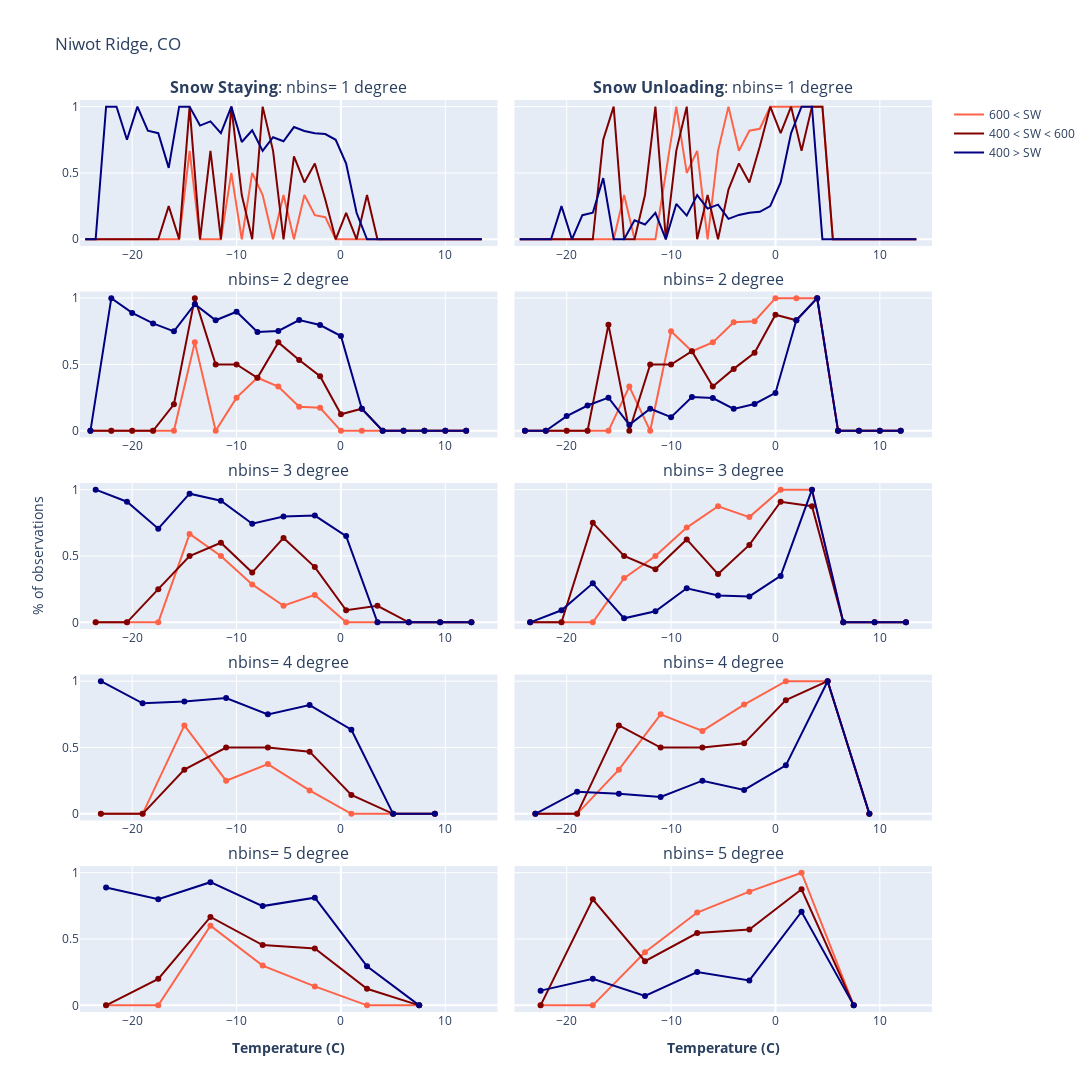

The cell this chart's notebook holds for it:
### Markdown cell above
# Archive Stacked Return Plots

### Code cell
fig = make_subplots(rows=5, cols=2, shared_xaxes=False, shared_yaxes=True, 
                    vertical_spacing=0.05, horizontal_spacing=0.02,
                    subplot_titles=("<b>Snow Staying</b>: nbins= 1 degree", "<b>Snow Unloading</b>: nbins= 1 degree",
                                    'nbins= 2 degree','nbins= 2 degree',
                                    'nbins= 3 degree','nbins= 3 degree',
                                    'nbins= 4 degree','nbins= 4 degree',
                                    'nbins= 5 degree','nbins= 5 degree'))

color1='tomato';color2='maroon';color3='navy'

# temp 1 degree bins
# row 1, column 1: stay
fig.add_trace(go.Scatter(x = dfSW600_temp1_returndf['stay_center'], line_color=color1, y = dfSW600_temp1_returndf['stay_percent'], name='600 < SW'),row=1, col=1)
fig.add_trace(go.Scatter(x = dfSW460_temp1_returndf['stay_center'], line_color=color2, y = dfSW460_temp1_returndf['stay_percent'], name='400 < SW < 600'),row=1, col=1)
fig.add_trace(go.Scatter(x = dfSW400_temp1_returndf['stay_center'], line_color=color3, y = dfSW400_temp1_returndf['stay_percent'], name='400 > SW'),row=1, col=1)

# row 1, column 2: unload
fig.add_trace(go.Scatter(x = dfSW600_temp1_returndf['unload_center'], line_color=color1, y = dfSW600_temp1_returndf['unload_percent'], showlegend=False),row=1, col=2)
fig.add_trace(go.Scatter(x = dfSW460_temp1_returndf['unload_center'], line_color=color2, y = dfSW460_temp1_returndf['unload_percent'], showlegend=False),row=1, col=2)
fig.add_trace(go.Scatter(x = dfSW400_temp1_returndf['unload_center'], line_color=color3, y = dfSW400_temp1_returndf['unload_percent'], showlegend=False),row=1, col=2)

# temp 2 degree bins
# row 2, column 1: stay
fig.add_trace(go.Scatter(x = dfSW600_temp2_returndf['stay_center'], line_color=color1, y = dfSW600_temp2_returndf['stay_percent'], showlegend=False),row=2, col=1)
fig.add_trace(go.Scatter(x = dfSW460_temp2_returndf['stay_center'], line_color=color2, y = dfSW460_temp2_returndf['stay_percent'], showlegend=False),row=2, col=1)
fig.add_trace(go.Scatter(x = dfSW400_temp2_returndf['stay_center'], line_color=color3, y = dfSW400_temp2_returndf['stay_percent'], showlegend=False),row=2, col=1)

# row 2, column 2: unload
fig.add_trace(go.Scatter(x = dfSW600_temp2_returndf['unload_center'], line_color=color1, y = dfSW600_temp2_returndf['unload_percent'], showlegend=False),row=2, col=2)
fig.add_trace(go.Scatter(x = dfSW460_temp2_returndf['unload_center'], line_color=color2, y = dfSW460_temp2_returndf['unload_percent'], showlegend=False),row=2, col=2)
fig.add_trace(go.Scatter(x = dfSW400_temp2_returndf['unload_center'], line_color=color3, y = dfSW400_temp2_returndf['unload_percent'], showlegend=False),row=2, col=2)

# temp 3 degree bins
# row 3, column 1: stay
fig.add_trace(go.Scatter(x = dfSW600_temp3_returndf['stay_center'], line_color=color1, y = dfSW600_temp3_returndf['stay_percent'], showlegend=False),row=3, col=1)
fig.add_trace(go.Scatter(x = dfSW460_temp3_returndf['stay_center'], line_color=color2, y = dfSW460_temp3_returndf['stay_percent'], showlegend=False),row=3, col=1)
fig.add_trace(go.Scatter(x = dfSW400_temp3_returndf['stay_center'], line_color=color3, y = dfSW400_temp3_returndf['stay_percent'], showlegend=False),row=3, col=1)

# row 3, column 2: unload
fig.add_trace(go.Scatter(x = dfSW600_temp3_returndf['unload_center'], line_color=color1, y = dfSW600_temp3_returndf['unload_percent'], showlegend=False),row=3, col=2)
fig.add_trace(go.Scatter(x = dfSW460_temp3_returndf['unload_center'], line_color=color2, y = dfSW460_temp3_returndf['unload_percent'], showlegend=False),row=3, col=2)
fig.add_trace(go.Scatter(x = dfSW400_temp3_returndf['unload_center'], line_color=color3, y = dfSW400_temp3_returndf['unload_percent'], showlegend=False),row=3, col=2)

# temp 4 degree bins
# row 4, column 1: stay
fig.add_trace(go.Scatter(x = dfSW600_temp4_returndf['stay_center'], line_color=color1, y = dfSW600_temp4_returndf['stay_percent'], showlegend=False),row=4, col=1)
fig.add_trace(go.Scatter(x = dfSW460_temp4_returndf['stay_center'], line_color=color2, y = dfSW460_temp4_returndf['stay_percent'], showlegend=False),row=4, col=1)
fig.add_trace(go.Scatter(x = dfSW400_temp4_returndf['stay_center'], line_color=color3, y = dfSW400_temp4_returndf['stay_percent'], showlegend=False),row=4, col=1)

# row 4, column 2: unload
fig.add_trace(go.Scatter(x = dfSW600_temp4_returndf['unload_center'], line_color=color1, y = dfSW600_temp4_returndf['unload_percent'], showlegend=False),row=4, col=2)
fig.add_trace(go.Scatter(x = dfSW460_temp4_returndf['unload_center'], line_color=color2, y = dfSW460_temp4_returndf['unload_percent'], showlegend=False),row=4, col=2)
fig.add_trace(go.Scatter(x = dfSW400_temp4_returndf['unload_center'], line_color=color3, y = dfSW400_temp4_returndf['unload_percent'], showlegend=False),row=4, col=2)

# temp 5 degree bins
# row 5, column 1: stay
fig.add_trace(go.Scatter(x = dfSW600_temp5_returndf['stay_center'], line_color=color1, y = dfSW600_temp5_returndf['stay_percent'], showlegend=False),row=5, col=1)
fig.add_trace(go.Scatter(x = dfSW460_temp5_returndf['stay_center'], line_color=color2, y = dfSW460_temp5_returndf['stay_percent'], showlegend=False),row=5, col=1)
fig.add_trace(go.Scatter(x = dfSW400_temp5_returndf['stay_center'], line_color=color3, y = dfSW400_temp5_returndf['stay_percent'], showlegend=False),row=5, col=1)

# row 5, column 2: unload
fig.add_trace(go.Scatter(x = dfSW600_temp5_returndf['unload_center'], line_color=color1, y = dfSW600_temp5_returndf['unload_percent'], showlegend=False),row=5, col=2)
fig.add_trace(go.Scatter(x = dfSW460_temp5_returndf['unload_center'], line_color=color2, y = dfSW460_temp5_returndf['unload_percent'], showlegend=False),row=5, col=2)
fig.add_trace(go.Scatter(x = dfSW400_temp5_returndf['unload_center'], line_color=color3, y = dfSW400_temp5_returndf['unload_percent'], showlegend=False),row=5, col=2)


# axes 
fig.update_xaxes(title_text='',  range=[-25,15],row=1)
fig.update_xaxes(title_text='',  range=[-25,15],row=2)
fig.update_xaxes(title_text='',  range=[-25,15],row=3)
fig.update_xaxes(title_text='',  range=[-25,15],row=4)
fig.update_xaxes(title_text='<b>Temperature (C)</b>',  range=[-25,15],row=5)

# fig.update_xaxes(title_text='Wind Speed (m/s)', range=[0,15],  row=2)

fig.update_yaxes(title_text='', range=[-0.05,1.05], row=1, col=1)
fig.update_yaxes(title_text='% of observations', range=[-0.05,1.05], row=3, col=1)
fig.update_yaxes(title_text='', range=[-0.05,1.05], row=2, col=1)
fig.update_yaxes(title_text='', range=[-0.05,1.05], row=4, col=1)
fig.update_yaxes(title_text='', range=[-0.05,1.05], row=5, col=1)


fig.update_layout(height=1200, width=1200, title_text="Niwot Ridge, CO")
fig.show()

### Figure 1 — Plotly figure (JSON) as saved in the notebook; plotly's stock layout.template omitted (floating-point values rounded to 4 significant figures)
{"data": [{"line": {"color": "tomato"}, "name": "600 < SW", "type": "scatter", "x": [-24.5, -23.5, -22.5, -21.5, -20.5, -19.5, -18.5, -17.5, -16.5, -15.5, -14.5, -13.5, -12.5, -11.5, -10.5, -9.5, -8.5, -7.5, -6.5, -5.5, -4.5, -3.5, -2.5, -1.5, -0.5, 0.5, 1.5, 2.5, 3.5, 4.5, 5.5, 6.5, 7.5, 8.5, 9.5, 10.5, 11.5, 12.5, 13.5], "xaxis": "x", "y": [0, 0, 0, 0, 0, 0, 0, 0, 0, 0, 0.6667, 0, 0, 0, 0.5, 0, 0.5, 0.3333, 0, 0.3333, 0, 0.3333, 0.1818, 0.1667, 0, 0, 0, 0, 0, 0, 0, 0, 0, 0, 0, 0, 0, 0, 0], "yaxis": "y"}, {"line": {"color": "maroon"}, "name": "400 < SW < 600", "type": "scatter", "x": [-24.5, -23.5, -22.5, -21.5, -20.5, -19.5, -18.5, -17.5, -16.5, -15.5, -14.5, -13.5, -12.5, -11.5, -10.5, -9.5, -8.5, -7.5, -6.5, -5.5, -4.5, -3.5, -2.5, -1.5, -0.5, 0.5, 1.5, 2.5, 3.5, 4.5, 5.5, 6.5, 7.5, 8.5, 9.5, 10.5, 11.5, 12.5, 13.5], "xaxis": "x", "y": [0, 0, 0, 0, 0, 0, 0, 0, 0.25, 0, 1, 0, 0.6667, 0, 1, 0.3333, 0, 1, 0.6667, 0, 0.625, 0.4286, 0.5714, 0.3, 0, 0.2, 0, 0.3333, 0, 0, 0, 0, 0, 0, 0, 0, 0, 0, 0], "yaxis": "y"}, {"line": {"color": "navy"}, "name": "400 > SW", "type": "scatter", "x": [-24.5, -23.5, -22.5, -21.5, -20.5, -19.5, -18.5, -17.5, -16.5, -15.5, -14.5, -13.5, -12.5, -11.5, -10.5, -9.5, -8.5, -7.5, -6.5, -5.5, -4.5, -3.5, -2.5, -1.5, -0.5, 0.5, 1.5, 2.5, 3.5, 4.5, 5.5, 6.5, 7.5, 8.5, 9.5, 10.5, 11.5, 12.5, 13.5], "xaxis": "x", "y": [0, 0, 1, 1, 0.75, 1, 0.8182, 0.8, 0.5385, 1, 1, 0.8571, 0.8889, 0.8, 1, 0.7333, 0.8214, 0.6667, 0.7692, 0.7391, 0.8462, 0.8163, 0.8, 0.7931, 0.75, 0.5714, 0.2, 0, 0, 0, 0, 0, 0, 0, 0, 0, 0, 0, 0], "yaxis": "y"}, {"line": {"color": "tomato"}, "showlegend": false, "type": "scatter", "x": [-24.5, -23.5, -22.5, -21.5, -20.5, -19.5, -18.5, -17.5, -16.5, -15.5, -14.5, -13.5, -12.5, -11.5, -10.5, -9.5, -8.5, -7.5, -6.5, -5.5, -4.5, -3.5, -2.5, -1.5, -0.5, 0.5, 1.5, 2.5, 3.5, 4.5, 5.5, 6.5, 7.5, 8.5, 9.5, 10.5, 11.5, 12.5, 13.5], "xaxis": "x2", "y": [0, 0, 0, 0, 0, 0, 0, 0, 0, 0, 0.3333, 0, 0, 0, 0.5, 1, 0.5, 0.6667, 0, 0.6667, 1, 0.6667, 0.8182, 0.8333, 1, 1, 1, 1, 1, 1, 0, 0, 0, 0, 0, 0, 0, 0, 0], "yaxis": "y2"}, {"line": {"color": "maroon"}, "showlegend": false, "type": "scatter", "x": [-24.5, -23.5, -22.5, -21.5, -20.5, -19.5, -18.5, -17.5, -16.5, -15.5, -14.5, -13.5, -12.5, -11.5, -10.5, -9.5, -8.5, -7.5, -6.5, -5.5, -4.5, -3.5, -2.5, -1.5, -0.5, 0.5, 1.5, 2.5, 3.5, 4.5, 5.5, 6.5, 7.5, 8.5, 9.5, 10.5, 11.5, 12.5, 13.5], "xaxis": "x2", "y": [0, 0, 0, 0, 0, 0, 0, 0, 0.75, 1, 0, 0, 0.3333, 1, 0, 0.6667, 1, 0, 0.3333, 0, 0.375, 0.5714, 0.4286, 0.7, 1, 0.8, 1, 0.6667, 1, 1, 0, 0, 0, 0, 0, 0, 0, 0, 0], "yaxis": "y2"}, {"line": {"color": "navy"}, "showlegend": false, "type": "scatter", "x": [-24.5, -23.5, -22.5, -21.5, -20.5, -19.5, -18.5, -17.5, -16.5, -15.5, -14.5, -13.5, -12.5, -11.5, -10.5, -9.5, -8.5, -7.5, -6.5, -5.5, -4.5, -3.5, -2.5, -1.5, -0.5, 0.5, 1.5, 2.5, 3.5, 4.5, 5.5, 6.5, 7.5, 8.5, 9.5, 10.5, 11.5, 12.5, 13.5], "xaxis": "x2", "y": [0, 0, 0, 0, 0.25, 0, 0.1818, 0.2, 0.4615, 0, 0, 0.1429, 0.1111, 0.2, 0, 0.2667, 0.1786, 0.3333, 0.2308, 0.2609, 0.1538, 0.1837, 0.2, 0.2069, 0.25, 0.4286, 0.8, 1, 1, 0, 0, 0, 0, 0, 0, 0, 0, 0, 0], "yaxis": "y2"}, {"line": {"color": "tomato"}, "showlegend": false, "type": "scatter", "x": [-24, -22, -20, -18, -16, -14, -12, -10, -8, -6, -4, -2, 0, 2, 4, 6, 8, 10, 12], "xaxis": "x3", "y": [0, 0, 0, 0, 0, 0.6667, 0, 0.25, 0.4, 0.3333, 0.1818, 0.1739, 0, 0, 0, 0, 0, 0, 0], "yaxis": "y3"}, {"line": {"color": "maroon"}, "showlegend": false, "type": "scatter", "x": [-24, -22, -20, -18, -16, -14, -12, -10, -8, -6, -4, -2, 0, 2, 4, 6, 8, 10, 12], "xaxis": "x3", "y": [0, 0, 0, 0, 0.2, 1, 0.5, 0.5, 0.4, 0.6667, 0.5333, 0.4118, 0.125, 0.1667, 0, 0, 0, 0, 0], "yaxis": "y3"}, {"line": {"color": "navy"}, "showlegend": false, "type": "scatter", "x": [-24, -22, -20, -18, -16, -14, -12, -10, -8, -6, -4, -2, 0, 2, 4, 6, 8, 10, 12], "xaxis": "x3", "y": [0, 1, 0.8889, 0.8095, 0.75, 0.9545, 0.8333, 0.8974, 0.7455, 0.7529, 0.8346, 0.7976, 0.7143, 0.1667, 0, 0, 0, 0, 0], "yaxis": "y3"}, {"line": {"color": "tomato"}, "showlegend": false, "type": "scatter", "x": [-24, -22, -20, -18, -16, -14, -12, -10, -8, -6, -4, -2, 0, 2, 4, 6, 8, 10, 12], "xaxis": "x4", "y": [0, 0, 0, 0, 0, 0.3333, 0, 0.75, 0.6, 0.6667, 0.8182, 0.8261, 1, 1, 1, 0, 0, 0, 0], "yaxis": "y4"}, {"line": {"color": "maroon"}, "showlegend": false, "type": "scatter", "x": [-24, -22, -20, -18, -16, -14, -12, -10, -8, -6, -4, -2, 0, 2, 4, 6, 8, 10, 12], "xaxis": "x4", "y": [0, 0, 0, 0, 0.8, 0, 0.5, 0.5, 0.6, 0.3333, 0.4667, 0.5882, 0.875, 0.8333, 1, 0, 0, 0, 0], "yaxis": "y4"}, {"line": {"color": "navy"}, "showlegend": false, "type": "scatter", "x": [-24, -22, -20, -18, -16, -14, -12, -10, -8, -6, -4, -2, 0, 2, 4, 6, 8, 10, 12], "xaxis": "x4", "y": [0, 0, 0.1111, 0.1905, 0.25, 0.04545, 0.1667, 0.1026, 0.2545, 0.2471, 0.1654, 0.2024, 0.2857, 0.8333, 1, 0, 0, 0, 0], "yaxis": "y4"}, {"line": {"color": "tomato"}, "showlegend": false, "type": "scatter", "x": [-23.5, -20.5, -17.5, -14.5, -11.5, -8.5, -5.5, -2.5, 0.5, 3.5, 6.5, 9.5, 12.5], "xaxis": "x5", "y": [0, 0, 0, 0.6667, 0.5, 0.2857, 0.125, 0.2069, 0, 0, 0, 0, 0], "yaxis": "y5"}, {"line": {"color": "maroon"}, "showlegend": false, "type": "scatter", "x": [-23.5, -20.5, -17.5, -14.5, -11.5, -8.5, -5.5, -2.5, 0.5, 3.5, 6.5, 9.5, 12.5], "xaxis": "x5", "y": [0, 0, 0.25, 0.5, 0.6, 0.375, 0.6364, 0.4167, 0.09091, 0.125, 0, 0, 0], "yaxis": "y5"}, {"line": {"color": "navy"}, "showlegend": false, "type": "scatter", "x": [-23.5, -20.5, -17.5, -14.5, -11.5, -8.5, -5.5, -2.5, 0.5, 3.5, 6.5, 9.5, 12.5], "xaxis": "x5", "y": [1, 0.9091, 0.7059, 0.9697, 0.9167, 0.7429, 0.7975, 0.8045, 0.65, 0, 0, 0, 0], "yaxis": "y5"}, {"line": {"color": "tomato"}, "showlegend": false, "type": "scatter", "x": [-23.5, -20.5, -17.5, -14.5, -11.5, -8.5, -5.5, -2.5, 0.5, 3.5, 6.5, 9.5, 12.5], "xaxis": "x6", "y": [0, 0, 0, 0.3333, 0.5, 0.7143, 0.875, 0.7931, 1, 1, 0, 0, 0], "yaxis": "y6"}, {"line": {"color": "maroon"}, "showlegend": false, "type": "scatter", "x": [-23.5, -20.5, -17.5, -14.5, -11.5, -8.5, -5.5, -2.5, 0.5, 3.5, 6.5, 9.5, 12.5], "xaxis": "x6", "y": [0, 0, 0.75, 0.5, 0.4, 0.625, 0.3636, 0.5833, 0.9091, 0.875, 0, 0, 0], "yaxis": "y6"}, {"line": {"color": "navy"}, "showlegend": false, "type": "scatter", "x": [-23.5, -20.5, -17.5, -14.5, -11.5, -8.5, -5.5, -2.5, 0.5, 3.5, 6.5, 9.5, 12.5], "xaxis": "x6", "y": [0, 0.09091, 0.2941, 0.0303, 0.08333, 0.2571, 0.2025, 0.1955, 0.35, 1, 0, 0, 0], "yaxis": "y6"}, {"line": {"color": "tomato"}, "showlegend": false, "type": "scatter", "x": [-23, -19, -15, -11, -7, -3, 1, 5, 9], "xaxis": "x7", "y": [0, 0, 0.6667, 0.25, 0.375, 0.1765, 0, 0, 0], "yaxis": "y7"}, {"line": {"color": "maroon"}, "showlegend": false, "type": "scatter", "x": [-23, -19, -15, -11, -7, -3, 1, 5, 9], "xaxis": "x7", "y": [0, 0, 0.3333, 0.5, 0.5, 0.4688, 0.1429, 0, 0], "yaxis": "y7"}, {"line": {"color": "navy"}, "showlegend": false, "type": "scatter", "x": [-23, -19, -15, -11, -7, -3, 1, 5, 9], "xaxis": "x7", "y": [1, 0.8333, 0.8478, 0.873, 0.75, 0.8199, 0.6341, 0, 0], "yaxis": "y7"}, {"line": {"color": "tomato"}, "showlegend": false, "type": "scatter", "x": [-23, -19, -15, -11, -7, -3, 1, 5, 9], "xaxis": "x8", "y": [0, 0, 0.3333, 0.75, 0.625, 0.8235, 1, 1, 0], "yaxis": "y8"}, {"line": {"color": "maroon"}, "showlegend": false, "type": "scatter", "x": [-23, -19, -15, -11, -7, -3, 1, 5, 9], "xaxis": "x8", "y": [0, 0, 0.6667, 0.5, 0.5, 0.5312, 0.8571, 1, 0], "yaxis": "y8"}, {"line": {"color": "navy"}, "showlegend": false, "type": "scatter", "x": [-23, -19, -15, -11, -7, -3, 1, 5, 9], "xaxis": "x8", "y": [0, 0.1667, 0.1522, 0.127, 0.25, 0.1801, 0.3659, 1, 0], "yaxis": "y8"}, {"line": {"color": "tomato"}, "showlegend": false, "type": "scatter", "x": [-22.5, -17.5, -12.5, -7.5, -2.5, 2.5, 7.5], "xaxis": "x9", "y": [0, 0, 0.6, 0.3, 0.1429, 0, 0], "yaxis": "y9"}, {"line": {"color": "maroon"}, "showlegend": false, "type": "scatter", "x": [-22.5, -17.5, -12.5, -7.5, -2.5, 2.5, 7.5], "xaxis": "x9", "y": [0, 0.2, 0.6667, 0.4545, 0.4286, 0.125, 0], "yaxis": "y9"}, {"line": {"color": "navy"}, "showlegend": false, "type": "scatter", "x": [-22.5, -17.5, -12.5, -7.5, -2.5, 2.5, 7.5], "xaxis": "x9", "y": [0.8889, 0.8, 0.9286, 0.7484, 0.8117, 0.2941, 0], "yaxis": "y9"}, {"line": {"color": "tomato"}, "showlegend": false, "type": "scatter", "x": [-22.5, -17.5, -12.5, -7.5, -2.5, 2.5, 7.5], "xaxis": "x10", "y": [0, 0, 0.4, 0.7, 0.8571, 1, 0], "yaxis": "y10"}, {"line": {"color": "maroon"}, "showlegend": false, "type": "scatter", "x": [-22.5, -17.5, -12.5, -7.5, -2.5, 2.5, 7.5], "xaxis": "x10", "y": [0, 0.8, 0.3333, 0.5455, 0.5714, 0.875, 0], "yaxis": "y10"}, {"line": {"color": "navy"}, "showlegend": false, "type": "scatter", "x": [-22.5, -17.5, -12.5, -7.5, -2.5, 2.5, 7.5], "xaxis": "x10", "y": [0.1111, 0.2, 0.07143, 0.2516, 0.1883, 0.7059, 0], "yaxis": "y10"}], "layout": {"annotations": [{"font": {"size": 16}, "showarrow": false, "text": "<b>Snow Staying</b>: nbins= 1 degree", "x": 0.245, "xanchor": "center", "xref": "paper", "y": 1, "yanchor": "bottom", "yref": "paper"}, {"font": {"size": 16}, "showarrow": false, "text": "<b>Snow Unloading</b>: nbins= 1 degree", "x": 0.755, "xanchor": "center", "xref": "paper", "y": 1, "yanchor": "bottom", "yref": "paper"}, {"font": {"size": 16}, "showarrow": false, "text": "nbins= 2 degree", "x": 0.245, "xanchor": "center", "xref": "paper", "y": 0.79, "yanchor": "bottom", "yref": "paper"}, {"font": {"size": 16}, "showarrow": false, "text": "nbins= 2 degree", "x": 0.755, "xanchor": "center", "xref": "paper", "y": 0.79, "yanchor": "bottom", "yref": "paper"}, {"font": {"size": 16}, "showarrow": false, "text": "nbins= 3 degree", "x": 0.245, "xanchor": "center", "xref": "paper", "y": 0.58, "yanchor": "bottom", "yref": "paper"}, {"font": {"size": 16}, "showarrow": false, "text": "nbins= 3 degree", "x": 0.755, "xanchor": "center", "xref": "paper", "y": 0.58, "yanchor": "bottom", "yref": "paper"}, {"font": {"size": 16}, "showarrow": false, "text": "nbins= 4 degree", "x": 0.245, "xanchor": "center", "xref": "paper", "y": 0.37, "yanchor": "bottom", "yref": "paper"}, {"font": {"size": 16}, "showarrow": false, "text": "nbins= 4 degree", "x": 0.755, "xanchor": "center", "xref": "paper", "y": 0.37, "yanchor": "bottom", "yref": "paper"}, {"font": {"size": 16}, "showarrow": false, "text": "nbins= 5 degree", "x": 0.245, "xanchor": "center", "xref": "paper", "y": 0.16, "yanchor": "bottom", "yref": "paper"}, {"font": {"size": 16}, "showarrow": false, "text": "nbins= 5 degree", "x": 0.755, "xanchor": "center", "xref": "paper", "y": 0.16, "yanchor": "bottom", "yref": "paper"}], "height": 1200, "title": {"text": "Niwot Ridge, CO"}, "width": 1200, "xaxis": {"anchor": "y", "domain": [0, 0.49], "range": [-25, 15], "title": {"text": ""}, "type": "linear"}, "xaxis10": {"anchor": "y10", "domain": [0.51, 1], "range": [-25, 15], "title": {"text": "<b>Temperature (C)</b>"}, "type": "linear"}, "xaxis2": {"anchor": "y2", "domain": [0.51, 1], "range": [-25, 15], "title": {"text": ""}, "type": "linear"}, "xaxis3": {"anchor": "y3", "domain": [0, 0.49], "range": [-25, 15], "title": {"text": ""}, "type": "linear"}, "xaxis4": {"anchor": "y4", "domain": [0.51, 1], "range": [-25, 15], "title": {"text": ""}, "type": "linear"}, "xaxis5": {"anchor": "y5", "domain": [0, 0.49], "range": [-25, 15], "title": {"text": ""}, "type": "linear"}, "xaxis6": {"anchor": "y6", "domain": [0.51, 1], "range": [-25, 15], "title": {"text": ""}, "type": "linear"}, "xaxis7": {"anchor": "y7", "domain": [0, 0.49], "range": [-25, 15], "title": {"text": ""}, "type": "linear"}, "xaxis8": {"anchor": "y8", "domain": [0.51, 1], "range": [-25, 15], "title": {"text": ""}, "type": "linear"}, "xaxis9": {"anchor": "y9", "domain": [0, 0.49], "range": [-25, 15], "title": {"text": "<b>Temperature (C)</b>"}, "type": "linear"}, "yaxis": {"anchor": "x", "domain": [0.84, 1], "range": [-0.05, 1.05], "title": {"text": ""}, "type": "linear"}, "yaxis10": {"anchor": "x10", "domain": [0, 0.16], "matches": "y9", "showticklabels": false, "type": "linear"}, "yaxis2": {"anchor": "x2", "domain": [0.84, 1], "matches": "y", "showticklabels": false, "type": "linear"}, "yaxis3": {"anchor": "x3", "domain": [0.63, 0.79], "range": [-0.05, 1.05], "title": {"text": ""}, "type": "linear"}, "yaxis4": {"anchor": "x4", "domain": [0.63, 0.79], "matches": "y3", "showticklabels": false, "type": "linear"}, "yaxis5": {"anchor": "x5", "domain": [0.42, 0.58], "range": [-0.05, 1.05], "title": {"text": "% of observations"}, "type": "linear"}, "yaxis6": {"anchor": "x6", "domain": [0.42, 0.58], "matches": "y5", "showticklabels": false, "type": "linear"}, "yaxis7": {"anchor": "x7", "domain": [0.21, 0.37], "range": [-0.05, 1.05], "title": {"text": ""}, "type": "linear"}, "yaxis8": {"anchor": "x8", "domain": [0.21, 0.37], "matches": "y7", "showticklabels": false, "type": "linear"}, "yaxis9": {"anchor": "x9", "domain": [0, 0.16], "range": [-0.05, 1.05], "title": {"text": ""}, "type": "linear"}}}
